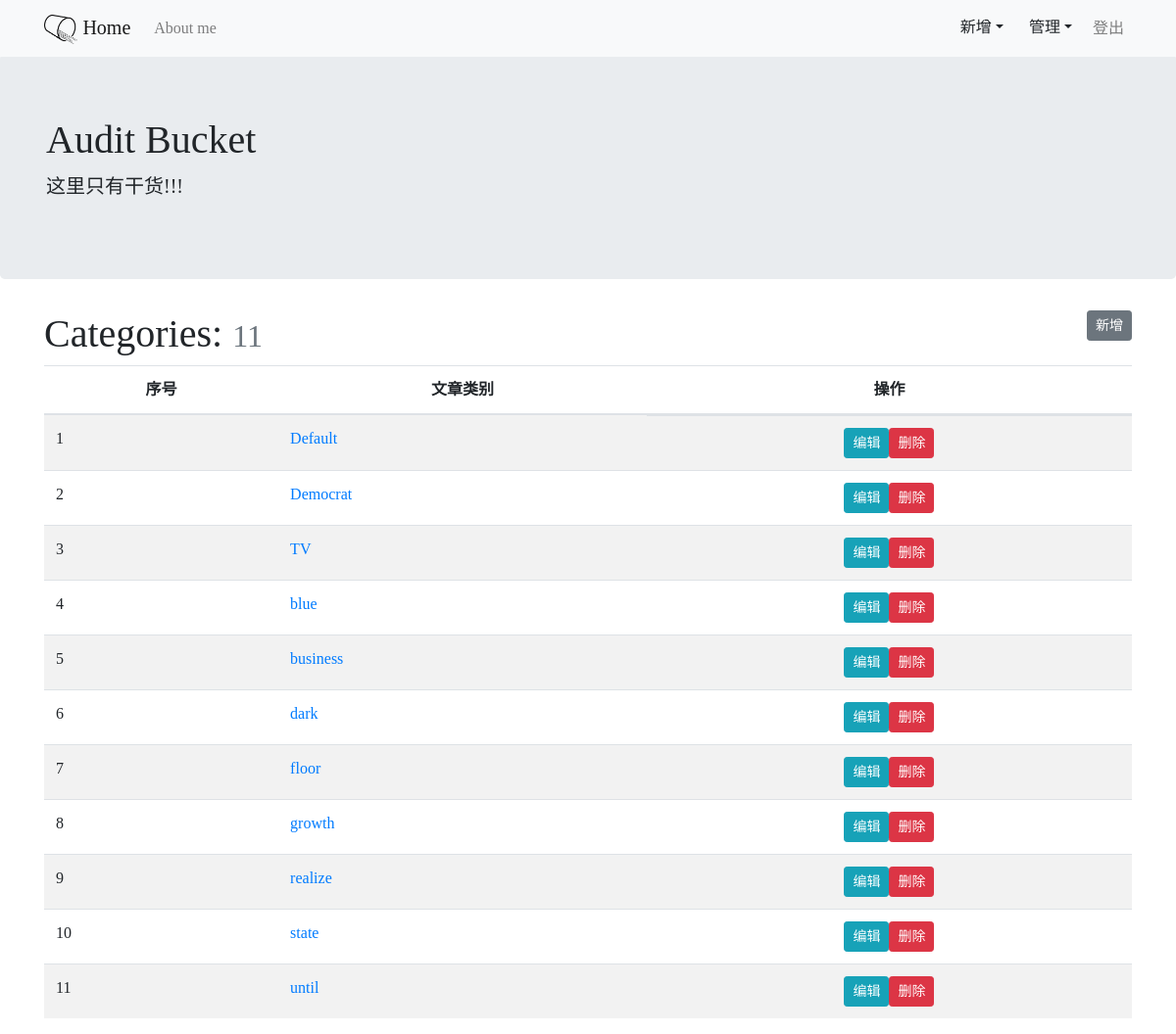
Screenshot of /admin/category/manage (signed in) with the database file from the repository.
### kuanblog/models.py (models this page shows)
class Category(db.Model):
    id = db.Column(db.Integer, primary_key=True)
    name = db.Column(db.String(30), unique=True)
    articles = db.relationship("Article", back_populates="category")

### kuanblog/blueprints/admin.py (the view)
@admin_bp.route('/category/manage')
@login_required
def manage_category():
    page = request.args.get("page", 1, type=int)
    per_page = current_app.config['KUANBLOG_MANAGE_PER_PAGE']
    pagination = Category.query.order_by(Category.name.asc()).paginate(page, per_page)
    categories = pagination.items
    return render_template('admin/manage_category.html', pagination=pagination, categories=categories)

### kuanblog/__init__.py (called while the page is built)
def register_template_context(app):
    @app.context_processor
    def make_template_context():
        admin = Admin.query.first()
        categories = Category.query.order_by(Category.name).all()
        return dict(admin=admin, categories=categories)

### kuanblog/extensions.py (called while the page is built)
@login_manager.user_loader
def load_user(user_id):
    from kuanblog.models import Admin
    user = Admin.query.get(int(user_id))
    return user

### kuanblog/templates/admin/manage_category.html (shortened to what this page needs)
{% extends 'base.html' %}
{% block content %}
<div class="page-header">
    <h1>Categories:
        <small class="text-muted">{{ pagination.total }}</small>
        <span><a class="btn btn-secondary btn-sm float-right" href="{{ url_for('.new_category') }}">新增</a></span>
    </h1>
</div>
{% if categories %}
<table class="table table-striped">
    <thead>
        <tr class="text-center">
            <th>序号</th>
            <th>文章类别</th>
            <th>操作</th>
        </tr>
    </thead>
    <tbody>
    {% for category in categories %}
        <tr>
            <td>{{ loop.index + ((pagination.page - 1) * config.KUANBLOG_MANAGE_PER_PAGE) }}</td>
            <td><a href="{{ url_for('blog.show_category', category_id=category.id ) }}">{{ category.name }}</a></td>
            <td class="d-flex justify-content-center">
                <a href="#" class="btn btn-info btn-sm">编辑</a>
                <form action="{{ url_for('.delete_category', category_id=category.id) }}" next=request.full_path>
                    <button type="submit" class="btn btn-danger btn-sm" onclick="return confirm('确定删除吗？');">删除</button>
                </form>
            </td>
        </tr>
    {% endfor %}
    </tbody>
</table>
{% endif %}
{% endblock %}

### kuanblog/static/css/style.css (style rules this page uses)
* { font-family: "gudian"; }
body { padding-top: 55px; }

### rows the page displays
Category: name "Default"
Category: name "Democrat"
Category: name "TV"
Category: name "blue"
Category: name "business"
Category: name "dark"
Category: name "floor"
Category: name "growth"
Category: name "realize"
Category: name "state"
Category: name "until"

### other values shown
{{ render_nav_item('blog.about', 'About me') }} "About me"
{{ pagination.total }} "11"
